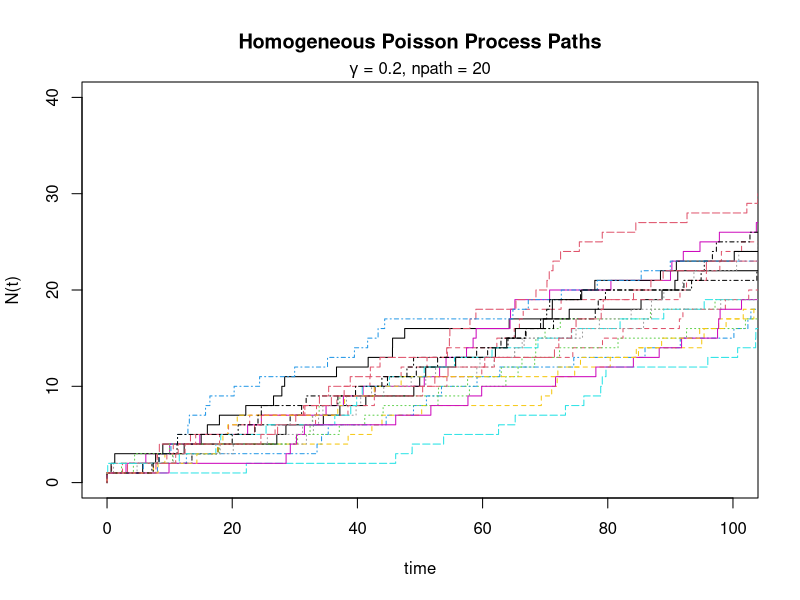

Write the R code that produced this figure.
# Chapter 2 code ----------------------------------------------------------
# Last updated: Aug 23, 2017

# To simulate 20 sample paths of homogenous Poisson processes 

# Main issue: on a given time interval we don't know in advance 
# the number of arrivals. So we simulate more than we need.
# We find this technique from the following link:
# https://stats.stackexchange.com/questions/148997/poisson-process-in-r-from-exponential-distribution

set.seed(19930225)

lambda = 0.2 # constant hazard rate
t = 100 # number of time points
npath = 20 # number of sample paths
n = qpois(1 - 1e-8, # Pr{N(t) <= n} <= 1 - 10^-8
          lambda = lambda * t) # maximum number of exponential rvs to generate

# simulate exponential interarrivals
X = matrix(
  rexp(n * npath, rate = lambda), # generate n*npath exponential rvs
  ncol = npath) # each column represents a sample path
S = apply(X, 2, cumsum) # compute interarrival times
S = rbind("T0" = rep(0, npath), S) # add a row for t0 = 0

# plot figure 2.1
matplot(x = S, 
        y = 0:n, 
        type="S", 
        col=c(1:10),
        xlim = c(0, 100),
        ylim= c(0,40),
        main = "Homogeneous Poisson Process Paths", 
        xlab = "time", 
        ylab = "N(t)")
mtext(expression(paste(gamma, " = 0.2, npath = 20")),
      side = 3)
# end of plotting figure 2.1

# end of Chapter 2 code
